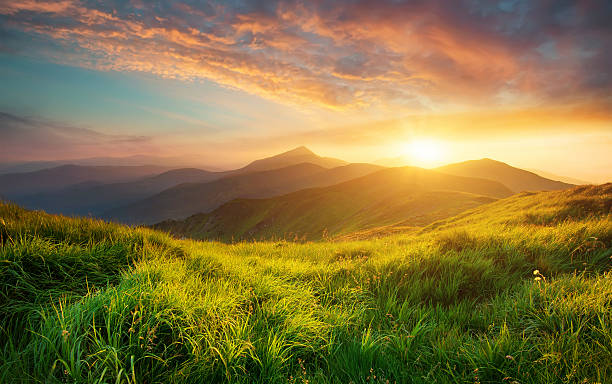
#> input picture Q1/Image Input/12.jpeg, 612 x 384 px; its folder holds only this picture in this run
$ jupyter execute Lab_01.ipynb
#> lines starting #> are read from the running program, lines starting #| are printed output that depends on the picture
Lab-01: Write a program to execute the following image pre-processing.
• Read images from a folder.
• Resize images and save to a folder.
• Apply color transform on images and save to a folder.
• Normalize images and save into a folder.
• Filter images and save into a folder

[cell 1]
import os
import cv2
import numpy as np
import matplotlib.pyplot as plt

def read_images_from_folder(folder_path):
#> called with folder_path = 'Image Input'
    images = []
    image_files = []
    for filename in os.listdir(folder_path):
        img = cv2.imread(os.path.join(folder_path, filename))
#> img is the input picture: shape (384, 612, 3); mean B, G, R 66.6, 117.5, 134.5
        if img is not None:
            images.append(img)
            image_files.append(filename)
    return images, image_files

def save_image(image, output_folder, filename):
    output_path = os.path.join(output_folder, filename)
    cv2.imwrite(output_path, image)

def resize_images(images, output_folder, new_size=(300, 300)):
    resized_images = []
    for img, filename in zip(images, image_files):
        resized_img = cv2.resize(img, new_size)
        resized_images.append(resized_img)
        save_image(resized_img, output_folder, f"resized_{filename}")
    return resized_images

def apply_color_transform(images, output_folder):
    transformed_images = []
    for img, filename in zip(images, image_files):
        transformed_img = cv2.cvtColor(img, cv2.COLOR_BGR2GRAY)
        transformed_images.append(transformed_img)
        save_image(transformed_img, output_folder, f"transformed_{filename}")
    return transformed_images

def normalize_images(images, output_folder):
    normalized_images = []
    for img, filename in zip(images, image_files):
        # Example normalization: Convert to float32 and scale to [0, 1]
        normalized_img = img.astype('float32') / 255.0
        normalized_images.append((normalized_img * 255).astype('uint8'))
        save_image((normalized_img * 255).astype('uint8'), output_folder, f"normalized_{filename}")
    return normalized_images

folder_path = r"Image Input"
output_folder = r"output"

# Read images from the folder
images, image_files = read_images_from_folder(folder_path)
#> images = 1 item; image_files = ['12.jpeg']

# Create output folders if they don't exist
os.makedirs(os.path.join(output_folder, "resized"), exist_ok=True)
os.makedirs(os.path.join(output_folder, "transformed"), exist_ok=True)
os.makedirs(os.path.join(output_folder, "normalized"), exist_ok=True)

# Perform image processing and save processed images
resized_images = resize_images(images, os.path.join(output_folder, "resized"))
#> the loop in resize_images, `for img, filename in zip(images, image_files):` made 1 pass
#> pass 1, in resize_images, `resized_img = cv2.resize(img, new_size)`:
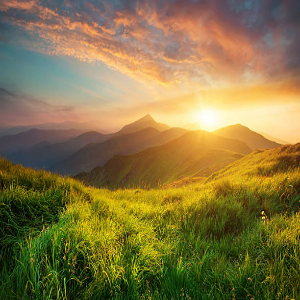
#> resized_img: shape (300, 300, 3); mean B, G, R 66.5, 117.4, 134.3
#> after the loop in resize_images, `for img, filename in zip(images, image_files):`: resized_images = 1 item
transformed_images = apply_color_transform(images, os.path.join(output_folder, "transformed"))
#> the loop in apply_color_transform, `for img, filename in zip(images, image_files):` made 1 pass
#> pass 1, in apply_color_transform, `transformed_img = cv2.cvtColor(img, cv2.COLOR_BGR2GRAY)`:
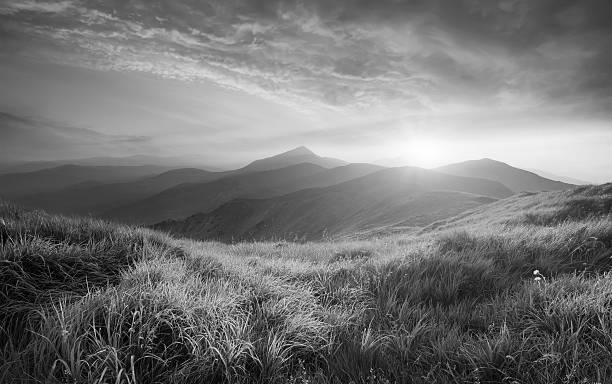
#> transformed_img: shape (384, 612); min 0, max 254, mean 116.8
normalized_images = normalize_images(images, os.path.join(output_folder, "normalized"))
#> the loop in normalize_images, `for img, filename in zip(images, image_files):` made 1 pass

# Plot original, resized, transformed, and normalized images
# (Plotting code is the same as in the previous version of the code)
num_rows = len(images)
#> num_rows = 1
if num_rows == 0:
    print("No images found in the specified folder.")
    exit()

# Plot original, resized, transformed, and normalized images
fig, axes = plt.subplots(nrows=num_rows, ncols=4, figsize=(20, 4*num_rows))

# If there's only one row, axes will be a 1D array, so we need to handle it accordingly
if num_rows == 1:
    axes = [axes]

for i in range(num_rows):
    axes[i][0].imshow(cv2.cvtColor(images[i], cv2.COLOR_BGR2RGB))
    axes[i][0].set_title('Original Image')
    axes[i][0].axis('off')
    axes[i][1].imshow(cv2.cvtColor(resized_images[i], cv2.COLOR_BGR2RGB))
    axes[i][1].set_title('Resized Image')
    axes[i][1].axis('off')
    axes[i][2].imshow(transformed_images[i], cmap='gray')
    axes[i][2].set_title('Transformed Image')
    axes[i][2].axis('off')
    axes[i][3].imshow(normalized_images[i], cmap='gray')
    axes[i][3].set_title('Normalized Image')
    axes[i][3].axis('off')

plt.tight_layout()
plt.show()
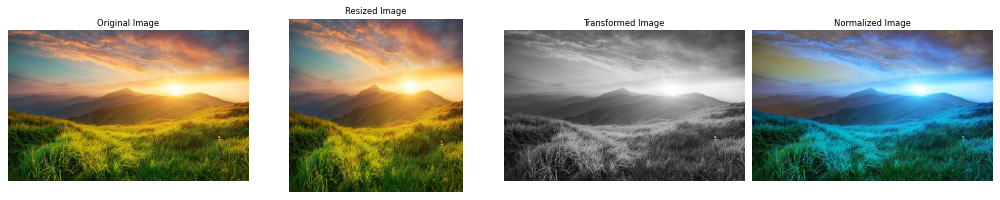
#> figure drawn by matplotlib, 4 panels; B, G, R data is drawn as R, G, B

$ run again, on Q1/Image Input/download (1).jpeg
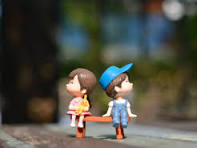
#> input picture Q1/Image Input/download (1).jpeg, 197 x 148 px
#> in read_images_from_folder, img is the input picture: shape (148, 197, 3); mean B, G, R 68.2, 79.1, 79.7
#> images = 1 item; image_files = ['download (1).jpeg']
#> the loop in resize_images, `for img, filename in zip(images, image_files):` made 1 pass
#> pass 1, in resize_images, `resized_img = cv2.resize(img, new_size)`:
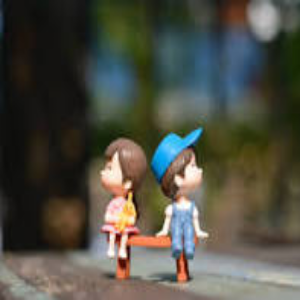
#> resized_img: shape (300, 300, 3); mean B, G, R 68.1, 79, 79.6
#> after the loop in resize_images, `for img, filename in zip(images, image_files):`: resized_images = 1 item
#> the loop in apply_color_transform, `for img, filename in zip(images, image_files):` made 1 pass
#> the loop in normalize_images, `for img, filename in zip(images, image_files):` made 1 pass
#> num_rows = 1
#> `plt.show()`:
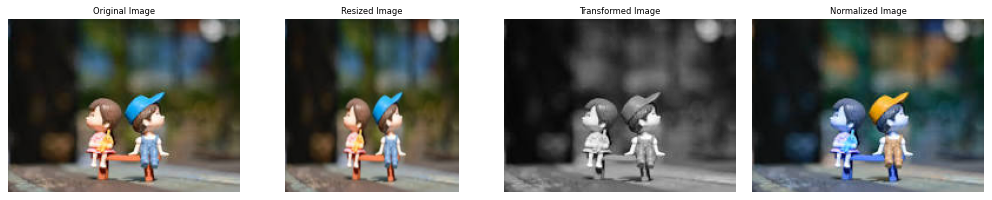
#> figure drawn by matplotlib, 4 panels; B, G, R data is drawn as R, G, B

$ run again, on Q1/Image Input/download.jpeg
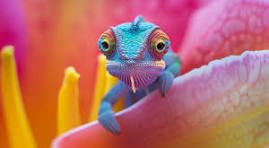
#> input picture Q1/Image Input/download.jpeg, 269 x 148 px
#> in read_images_from_folder, img is the input picture: shape (148, 269, 3); mean B, G, R 101.8, 108.8, 185.6
#> images = 1 item; image_files = ['download.jpeg']
#> the loop in resize_images, `for img, filename in zip(images, image_files):` made 1 pass
#> after the loop in resize_images, `for img, filename in zip(images, image_files):`: resized_images = 1 item
#> the loop in apply_color_transform, `for img, filename in zip(images, image_files):` made 1 pass
#> pass 1, in apply_color_transform, `transformed_img = cv2.cvtColor(img, cv2.COLOR_BGR2GRAY)`:
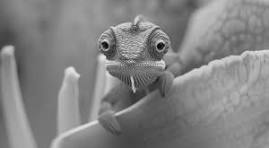
#> transformed_img: shape (148, 269); min 2, max 233, mean 131
#> the loop in normalize_images, `for img, filename in zip(images, image_files):` made 1 pass
#> num_rows = 1
#> `plt.show()`:
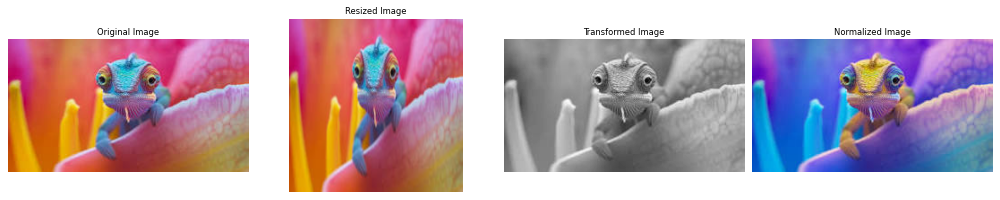
#> figure drawn by matplotlib, 4 panels; B, G, R data is drawn as R, G, B

$ run again, on Q1/Image Input/images.jpeg
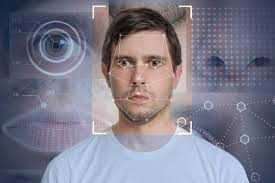
#> input picture Q1/Image Input/images.jpeg, 275 x 183 px
#> in read_images_from_folder, img is the input picture: shape (183, 275, 3); mean B, G, R 137.4, 122.2, 123.4
#> images = 1 item; image_files = ['images.jpeg']
#> the loop in resize_images, `for img, filename in zip(images, image_files):` made 1 pass
#> pass 1, in resize_images, `resized_img = cv2.resize(img, new_size)`:
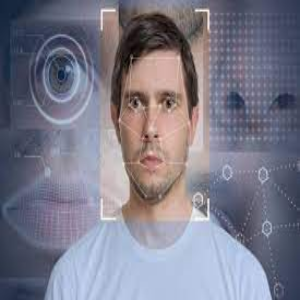
#> resized_img: shape (300, 300, 3); mean B, G, R 137.2, 122.1, 123.3
#> after the loop in resize_images, `for img, filename in zip(images, image_files):`: resized_images = 1 item
#> the loop in apply_color_transform, `for img, filename in zip(images, image_files):` made 1 pass
#> the loop in normalize_images, `for img, filename in zip(images, image_files):` made 1 pass
#> num_rows = 1
#> `plt.show()`:
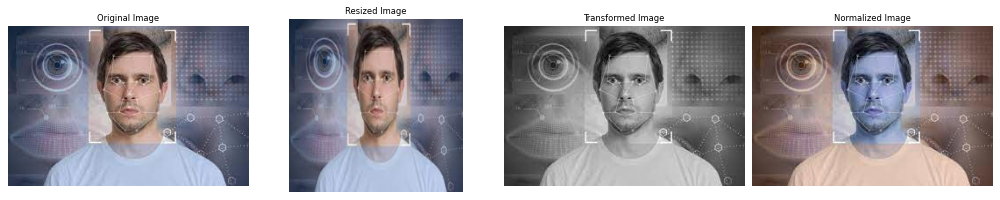
#> figure drawn by matplotlib, 4 panels; B, G, R data is drawn as R, G, B
